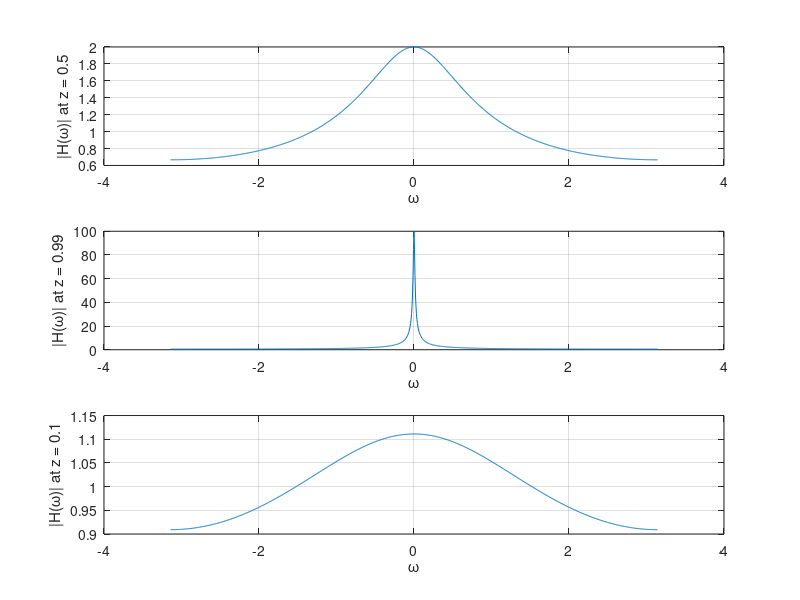

Write MATLAB code to recreate this figure.
clear;
close all;
clc;
w = linspace(-pi, pi, 1001); % Frequency range
r = 1;  % Assuming r = 1 (you can change this as needed)
z = r .* exp(1j * w); % Compute Z values

H1 = z ./ (z - 0.5);

H2 = z ./ (z - 0.99);

H3 = z ./ (z - 0.1);

% Plot the magnitude of the first transfer function
subplot(3,1,1);
plot(w, abs(H1)); % Magnitude of H1
xlabel('\omega');
ylabel('|H(\omega)| at z = 0.5');
grid on;
% Plot the magnitude of the second transfer function
subplot(3,1,2);
plot(w, abs(H2)); % Magnitude of H2
xlabel('\omega');
ylabel('|H(\omega)| at z = 0.99');
grid on;
% Plot the magnitude of the third transfer function
subplot(3,1,3);
plot(w, abs(H3)); % Magnitude of H3
xlabel('\omega');
ylabel('|H(\omega)| at z = 0.1');
grid on;
